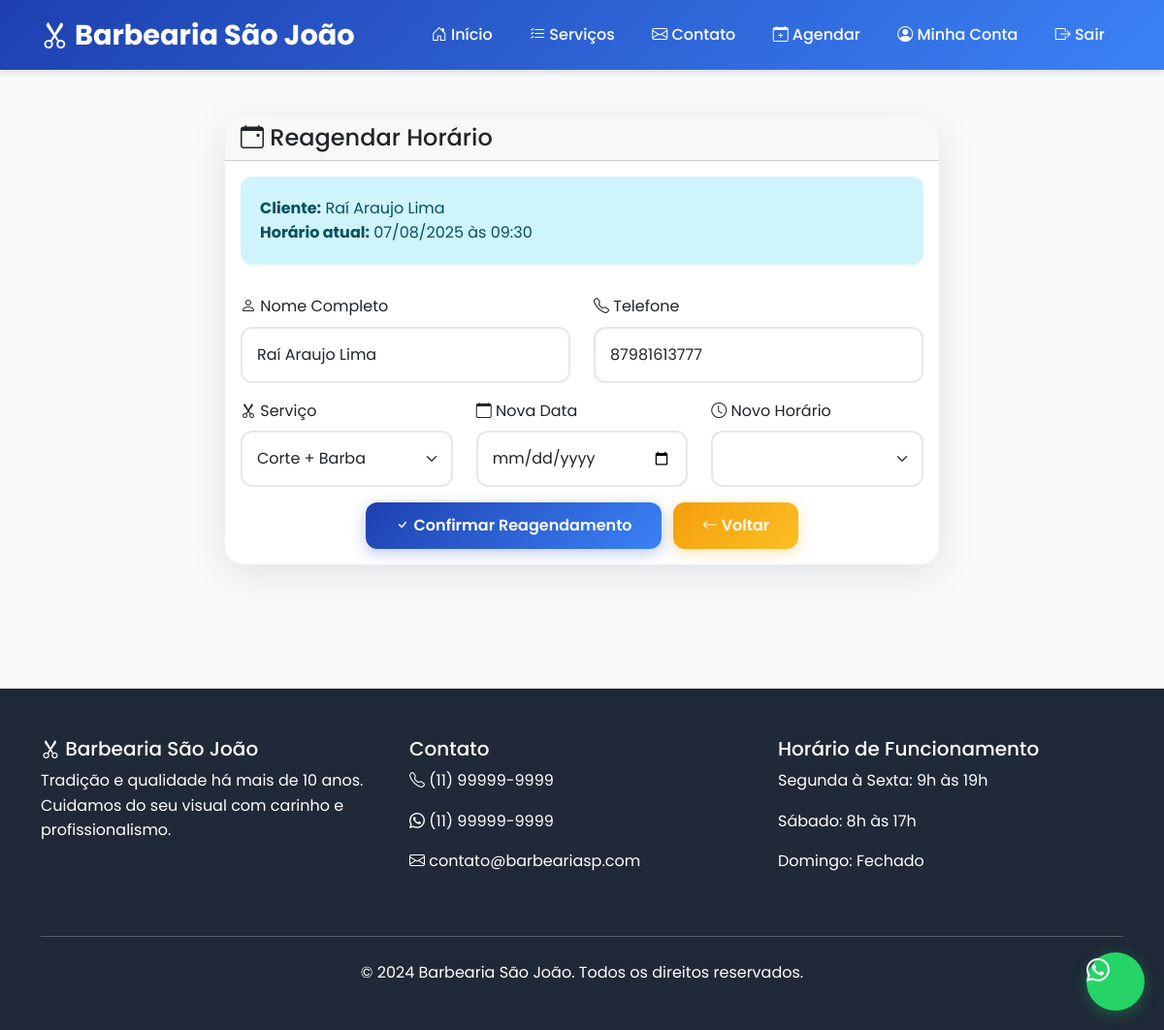
The page /agendamento/reagendar/287/ (signed in) on the database its author committed.
### scheduling/models.py (models this page shows, shortened)
class Appointment(models.Model):
    cliente = models.ForeignKey(
        Cliente,
        on_delete=models.CASCADE,
        verbose_name='Cliente',
        null=True,
        blank=True,
        related_name='appointments'
    )
    client_name = models.CharField(max_length=100, verbose_name='Nome do Cliente')
    client_phone = models.CharField(
        max_length=15,
        verbose_name='Telefone',
        validators=[
            RegexValidator(
                regex=r'^\(\d{2}\)\s\d{4,5}-\d{4}$',
                message='Formato: (11) 99999-9999'
            )
        ]
    )
    service = models.ForeignKey(Service, on_delete=models.CASCADE, verbose_name='Serviço')
    date = models.DateField(verbose_name='Data')
    time = models.TimeField(verbose_name='Horário')
    is_confirmed = models.BooleanField(default=False, verbose_name='Confirmado')
    is_cancelled = models.BooleanField(default=False, verbose_name='Cancelado')
    created_at = models.DateTimeField(auto_now_add=True, verbose_name='Criado em')
    updated_at = models.DateTimeField(auto_now=True, verbose_name='Atualizado em')
    notes = models.TextField(blank=True, verbose_name='Observações')
    class Meta:
        verbose_name = 'Agendamento'
        verbose_name_plural = 'Agendamentos'
        ordering = ['-date', '-time']
        unique_together = ['date', 'time']

### scheduling/views.py (the view)
# urls.py: path('reagendar/<int:appointment_id>/', views.reschedule_appointment, name='reschedule_appointment'),
@login_required
def reschedule_appointment(request, appointment_id):
    appointment = get_object_or_404(Appointment, id=appointment_id)
    if request.method == 'POST':
        form = AppointmentForm(request.POST, instance=appointment)
        if form.is_valid():
            form.save()
            messages.success(request, 'Agendamento reagendado com sucesso.')
            return redirect('admin_dashboard')
    else:
        form = AppointmentForm(instance=appointment)
    context = {
        'form': form,
        'appointment': appointment,
        'is_reschedule': True
    }
    return render(request, 'scheduling/reschedule.html', context)

### core/models.py (called while the page is built)
    def __str__(self):
        return self.name

### templates/scheduling/reschedule.html (shortened to what this page needs)
{% extends 'base.html' %}
{% load crispy_forms_tags %}
{% block content %}
<section class="py-5">
    <div class="container">
        <div class="row justify-content-center">
            <div class="col-lg-8">
                <div class="card">
                    <div class="card-header">
                        <h4 class="mb-0">
                            <i class="bi bi-calendar-event"></i> Reagendar Horário
                        </h4>
                    </div>
                    <div class="card-body">
                        <div class="alert alert-info">
                            <strong>Cliente:</strong> {{ appointment.client_name }}<br>
                            <strong>Horário atual:</strong> {{ appointment.date|date:"d/m/Y" }} às {{ appointment.time|time:"H:i" }}
                        </div>
                        <form method="post">
                            <div class="row">
                                <div class="col-md-6 mb-3">
                                    <label for="{{ form.client_name.id_for_label }}" class="form-label">
                                        <i class="bi bi-person"></i> Nome Completo
                                    </label>
                                    {{ form.client_name }}
                                </div>
                                <div class="col-md-6 mb-3">
                                    <label for="{{ form.client_phone.id_for_label }}" class="form-label">
                                        <i class="bi bi-telephone"></i> Telefone
                                    </label>
                                    {{ form.client_phone }}
                                </div>
                            </div>
                            <div class="row">
                                <div class="col-md-4 mb-3">
                                    <label for="{{ form.service.id_for_label }}" class="form-label">
                                        <i class="bi bi-scissors"></i> Serviço
                                    </label>
                                    {{ form.service }}
                                </div>
                                <div class="col-md-4 mb-3">
                                    <label for="{{ form.date.id_for_label }}" class="form-label">
                                        <i class="bi bi-calendar"></i> Nova Data
                                    </label>
                                    {{ form.date }}
                                </div>
                                <div class="col-md-4 mb-3">
                                    <label for="{{ form.time.id_for_label }}" class="form-label">
                                        <i class="bi bi-clock"></i> Novo Horário
                                    </label>
                                    {{ form.time }}
                                </div>
                            </div>
                            <div class="text-center">
                                <button type="submit" class="btn btn-primary me-2">
                                    <i class="bi bi-check"></i> Confirmar Reagendamento
                                </button>
                                <a href="{% url 'admin_dashboard' %}" class="btn btn-secondary">
                                    <i class="bi bi-arrow-left"></i> Voltar
                                </a>
                            </div>
                        </form>
                    </div>
                </div>
            </div>
        </div>
    </div>
</section>
{% endblock %}

### templates/base.html (style rules this page uses)
:root { --primary-color: #1E40AF; --secondary-color: #F59E0B; --success-color: #10B981; --dark-color: #1F2937; --light-color: #F9FAFB; }
* { margin: 0; padding: 0; box-sizing: border-box; }
body { font-family: 'Poppins', sans-serif; line-height: 1.6; color: var(--dark-color); background-color: var(--light-color); }
.btn-primary { background: linear-gradient(135deg, var(--primary-color), #3B82F6); border: none; border-radius: 12px; padding: 12px 30px; font-weight: 600; transition: all 0.3s ease; box-shadow: 0 4px 15px rgba(30, 64, 175, 0.3); }
.btn-secondary { background: linear-gradient(135deg, var(--secondary-color), #FBBF24); border: none; border-radius: 12px; padding: 12px 30px; font-weight: 600; transition: all 0.3s ease; color: white; box-shadow: 0 4px 15px rgba(245, 158, 11, 0.3); }
.card { border: none; border-radius: 20px; box-shadow: 0 10px 40px rgba(0, 0, 0, 0.1); transition: all 0.3s ease; overflow: hidden; }
.form-control, .form-select { border-radius: 12px; border: 2px solid #E5E7EB; padding: 15px; font-size: 16px; transition: all 0.3s ease; }
.alert { border-radius: 12px; border: none; padding: 20px; margin-bottom: 30px; }

### rows shown on the page
Appointment: client_name "Raí Araujo Lima", date "07/08/2025", time "09:30", client_phone "87981613777", service "Corte + Barba"
